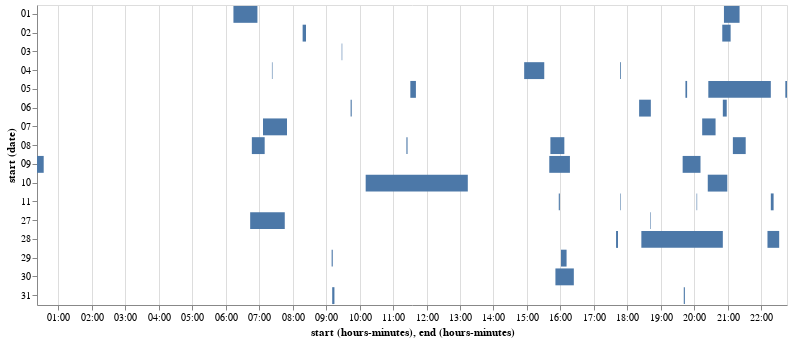

Here is the notebook cell this chart was saved with:
### Code cell
dsCheck = ds[ds['subActNum']==101]

df = pd.DataFrame({ 
    'start': dsCheck.start, 
    'end': dsCheck.end,})

alt.Chart(df.reset_index()).mark_bar().encode(
    y='date(start):O',
    x='hoursminutes(start)',
    x2='hoursminutes(end)',
    detail='index'
).properties(width=750).interactive()

### Figure 1 — Vega-Lite specification as saved in the notebook (floating-point values rounded to 4 significant figures)
{"$schema": "https://vega.github.io/schema/vega-lite/v3.2.1.json", "config": {"mark": {"tooltip": null}, "view": {"height": 300, "width": 400}}, "data": {"name": "data-27b53d45d79fbb851352346317d5770a"}, "datasets": {"data-27b53d45d79fbb851352346317d5770a": [{"end": "2003-04-01 21:21:43", "index": 3, "start": "2003-04-01 20:53:49"}, {"end": "2003-04-01 06:57:58", "index": 75, "start": "2003-04-01 06:14:40"}, {"end": "2003-04-02 08:24:50", "index": 143, "start": "2003-04-02 08:18:43"}, {"end": "2003-04-02 21:05:51", "index": 270, "start": "2003-04-02 20:50:23"}, {"end": "2003-04-03 09:29:29", "index": 351, "start": "2003-04-03 09:28:30"}, {"end": "2003-04-04 07:24:14", "index": 524, "start": "2003-04-04 07:23:14"}, {"end": "2003-04-04 15:31:38", "index": 555, "start": "2003-04-04 14:55:08"}, {"end": "2003-04-04 17:48:33", "index": 565, "start": "2003-04-04 17:47:48"}, {"end": "2003-04-04 17:48:33", "index": 573, "start": "2003-04-04 17:47:48"}, {"end": "2003-04-05 19:47:36", "index": 634, "start": "2003-04-05 19:44:18"}, {"end": "2003-04-05 22:17:02", "index": 641, "start": "2003-04-05 20:25:50"}, {"end": "2003-04-05 22:46:13", "index": 644, "start": "2003-04-05 22:43:56"}, {"end": "2003-04-05 11:41:35", "index": 732, "start": "2003-04-05 11:31:11"}, {"end": "2003-04-06 20:58:55", "index": 816, "start": "2003-04-06 20:51:56"}, {"end": "2003-04-06 09:46:03", "index": 883, "start": "2003-04-06 09:44:50"}, {"end": "2003-04-06 18:42:02", "index": 967, "start": "2003-04-06 18:21:17"}, {"end": "2003-04-07 07:54:40", "index": 1002, "start": "2003-04-07 07:54:36"}, {"end": "2003-04-07 20:38:45", "index": 1031, "start": "2003-04-07 20:14:56"}, {"end": "2003-04-07 07:50:05", "index": 1056, "start": "2003-04-07 07:07:45"}, {"end": "2003-04-07 13:14:53", "index": 1070, "start": "2003-04-07 13:14:31"}, {"end": "2003-04-08 11:26:26", "index": 1113, "start": "2003-04-08 11:24:46"}, {"end": "2003-04-08 16:07:12", "index": 1121, "start": "2003-04-08 15:42:20"}, {"end": "2003-04-08 17:17:40", "index": 1128, "start": "2003-04-08 17:17:21"}, {"end": "2003-04-08 07:10:40", "index": 1179, "start": "2003-04-08 06:47:35"}, {"end": "2003-04-08 21:32:28", "index": 1200, "start": "2003-04-08 21:09:04"}, {"end": "2003-04-09 00:34:53", "index": 1221, "start": "2003-04-09 00:22:16"}, {"end": "2003-04-09 16:17:07", "index": 1258, "start": "2003-04-09 15:40:56"}, {"end": "2003-04-09 20:11:22", "index": 1387, "start": "2003-04-09 19:39:51"}, {"end": "2003-04-10 20:59:11", "index": 1417, "start": "2003-04-10 20:24:44"}, {"end": "2003-04-10 13:14:03", "index": 1457, "start": "2003-04-10 10:11:38"}, {"end": "2003-04-11 20:05:18", "index": 1685, "start": "2003-04-11 20:04:29"}, {"end": "2003-04-11 17:48:35", "index": 1721, "start": "2003-04-11 17:47:25"}, {"end": "2003-04-11 22:22:21", "index": 1725, "start": "2003-04-11 22:17:34"}, {"end": "2003-04-11 15:59:17", "index": 1842, "start": "2003-04-11 15:57:59"}, {"end": "2003-03-27 07:46:34", "index": 1888, "start": "2003-03-27 06:44:20"}, {"end": "2003-03-27 18:42:00", "index": 1957, "start": "2003-03-27 18:41:34"}, {"end": "2003-03-27 18:42:42", "index": 1958, "start": "2003-03-27 18:42:03"}, {"end": "2003-03-28 17:43:14", "index": 2004, "start": "2003-03-28 17:40:52"}, {"end": "2003-03-28 17:43:14", "index": 2005, "start": "2003-03-28 17:40:52"}, {"end": "2003-03-28 20:51:26", "index": 2012, "start": "2003-03-28 18:25:18"}, {"end": "2003-03-28 22:32:13", "index": 2068, "start": "2003-03-28 22:11:54"}, {"end": "2003-03-29 09:12:34", "index": 2271, "start": "2003-03-29 09:10:27"}, {"end": "2003-03-29 15:55:53", "index": 2486, "start": "2003-03-29 15:55:51"}, {"end": "2003-03-29 16:11:59", "index": 2500, "start": "2003-03-29 16:01:02"}, {"end": "2003-03-30 16:24:51", "index": 2683, "start": "2003-03-30 15:51:02"}, {"end": "2003-03-31 17:14:16", "index": 2709, "start": "2003-03-31 17:14:06"}, {"end": "2003-03-31 19:43:55", "index": 2713, "start": "2003-03-31 19:41:36"}, {"end": "2003-03-31 09:15:00", "index": 2759, "start": "2003-03-31 09:11:39"}, {"end": "2003-03-31 09:32:13", "index": 2767, "start": "2003-03-31 09:32:07"}]}, "encoding": {"detail": {"field": "index", "type": "quantitative"}, "x": {"field": "start", "timeUnit": "hoursminutes", "type": "temporal"}, "x2": {"field": "end", "timeUnit": "hoursminutes"}, "y": {"field": "start", "timeUnit": "date", "type": "ordinal"}}, "mark": "bar", "selection": {"selector001": {"bind": "scales", "encodings": ["x", "y"], "type": "interval"}}, "width": 750}
